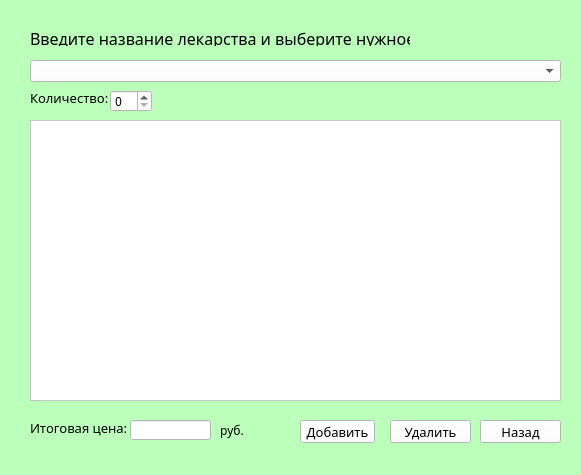
<?xml version="1.0" encoding="UTF-8"?>
<ui version="4.0">
 <class>Form2</class>
 <widget class="QWidget" name="Form2">
  <property name="geometry">
   <rect>
    <x>0</x>
    <y>0</y>
    <width>581</width>
    <height>475</height>
   </rect>
  </property>
  <property name="windowTitle">
   <string>Form</string>
  </property>
  <property name="styleSheet">
   <string notr="true">background-color: rgb(187, 255, 187);</string>
  </property>
  <widget class="QLabel" name="label">
   <property name="geometry">
    <rect>
     <x>30</x>
     <y>30</y>
     <width>381</width>
     <height>16</height>
    </rect>
   </property>
   <property name="font">
    <font>
     <family>Microsoft YaHei UI Light</family>
     <pointsize>12</pointsize>
    </font>
   </property>
   <property name="text">
    <string>Введите название лекарства и выберите нужное</string>
   </property>
  </widget>
  <widget class="QListWidget" name="listWidget">
   <property name="geometry">
    <rect>
     <x>30</x>
     <y>120</y>
     <width>531</width>
     <height>281</height>
    </rect>
   </property>
   <property name="font">
    <font>
     <family>Microsoft YaHei UI Light</family>
    </font>
   </property>
   <property name="styleSheet">
    <string notr="true">background-color: rgb(255, 255, 255);</string>
   </property>
  </widget>
  <widget class="QComboBox" name="comboBox">
   <property name="geometry">
    <rect>
     <x>30</x>
     <y>60</y>
     <width>531</width>
     <height>22</height>
    </rect>
   </property>
   <property name="font">
    <font>
     <family>Microsoft YaHei UI Light</family>
    </font>
   </property>
   <property name="styleSheet">
    <string notr="true">background-color: rgb(255, 255, 255);</string>
   </property>
  </widget>
  <widget class="QLabel" name="label_2">
   <property name="geometry">
    <rect>
     <x>30</x>
     <y>420</y>
     <width>101</width>
     <height>16</height>
    </rect>
   </property>
   <property name="font">
    <font>
     <family>Microsoft YaHei UI Light</family>
     <pointsize>10</pointsize>
    </font>
   </property>
   <property name="text">
    <string>Итоговая цена:</string>
   </property>
  </widget>
  <widget class="QLineEdit" name="lineEdit">
   <property name="geometry">
    <rect>
     <x>130</x>
     <y>420</y>
     <width>81</width>
     <height>20</height>
    </rect>
   </property>
   <property name="font">
    <font>
     <family>Microsoft YaHei UI Light</family>
    </font>
   </property>
   <property name="styleSheet">
    <string notr="true">background-color: rgb(255, 255, 255);</string>
   </property>
  </widget>
  <widget class="QPushButton" name="pushButton_delete">
   <property name="geometry">
    <rect>
     <x>390</x>
     <y>420</y>
     <width>81</width>
     <height>23</height>
    </rect>
   </property>
   <property name="font">
    <font>
     <family>Microsoft YaHei UI Light</family>
     <pointsize>10</pointsize>
    </font>
   </property>
   <property name="styleSheet">
    <string notr="true">background-color: rgb(255, 255, 255);</string>
   </property>
   <property name="text">
    <string>Удалить</string>
   </property>
  </widget>
  <widget class="QPushButton" name="pushButton_back">
   <property name="geometry">
    <rect>
     <x>480</x>
     <y>420</y>
     <width>81</width>
     <height>23</height>
    </rect>
   </property>
   <property name="font">
    <font>
     <family>Microsoft YaHei UI Light</family>
     <pointsize>10</pointsize>
    </font>
   </property>
   <property name="styleSheet">
    <string notr="true">background-color: rgb(255, 255, 255);</string>
   </property>
   <property name="text">
    <string>Назад</string>
   </property>
  </widget>
  <widget class="QPushButton" name="pushButton_add">
   <property name="geometry">
    <rect>
     <x>300</x>
     <y>420</y>
     <width>75</width>
     <height>23</height>
    </rect>
   </property>
   <property name="font">
    <font>
     <family>Microsoft YaHei UI Light</family>
     <pointsize>10</pointsize>
    </font>
   </property>
   <property name="styleSheet">
    <string notr="true">background-color: rgb(255, 255, 255);</string>
   </property>
   <property name="text">
    <string>Добавить</string>
   </property>
  </widget>
  <widget class="QLabel" name="label_3">
   <property name="geometry">
    <rect>
     <x>30</x>
     <y>90</y>
     <width>81</width>
     <height>16</height>
    </rect>
   </property>
   <property name="font">
    <font>
     <family>Microsoft YaHei UI Light</family>
     <pointsize>10</pointsize>
    </font>
   </property>
   <property name="text">
    <string>Количество:</string>
   </property>
  </widget>
  <widget class="QSpinBox" name="spinBox">
   <property name="geometry">
    <rect>
     <x>110</x>
     <y>90</y>
     <width>42</width>
     <height>22</height>
    </rect>
   </property>
   <property name="font">
    <font>
     <family>Microsoft YaHei UI Light</family>
    </font>
   </property>
   <property name="styleSheet">
    <string notr="true">background-color: rgb(255, 255, 255);</string>
   </property>
  </widget>
  <widget class="QLabel" name="label_4">
   <property name="geometry">
    <rect>
     <x>220</x>
     <y>420</y>
     <width>47</width>
     <height>21</height>
    </rect>
   </property>
   <property name="font">
    <font>
     <family>Microsoft YaHei UI Light</family>
    </font>
   </property>
   <property name="text">
    <string>руб.</string>
   </property>
  </widget>
  <widget class="QLabel" name="label_5">
   <property name="geometry">
    <rect>
     <x>410</x>
     <y>10</y>
     <width>51</width>
     <height>41</height>
    </rect>
   </property>
   <property name="styleSheet">
    <string notr="true">background-image: url(:/newPrefix/Screenshot_8.png);</string>
   </property>
   <property name="text">
    <string/>
   </property>
   <property name="pixmap">
    <pixmap resource="../../../Desktop/proj/projj.qrc">:/newPrefix/Screenshot_8.png</pixmap>
   </property>
   <property name="scaledContents">
    <bool>true</bool>
   </property>
  </widget>
 </widget>
 <resources>
  <include location="../../../Desktop/proj/projj.qrc"/>
 </resources>
 <connections/>
</ui>
